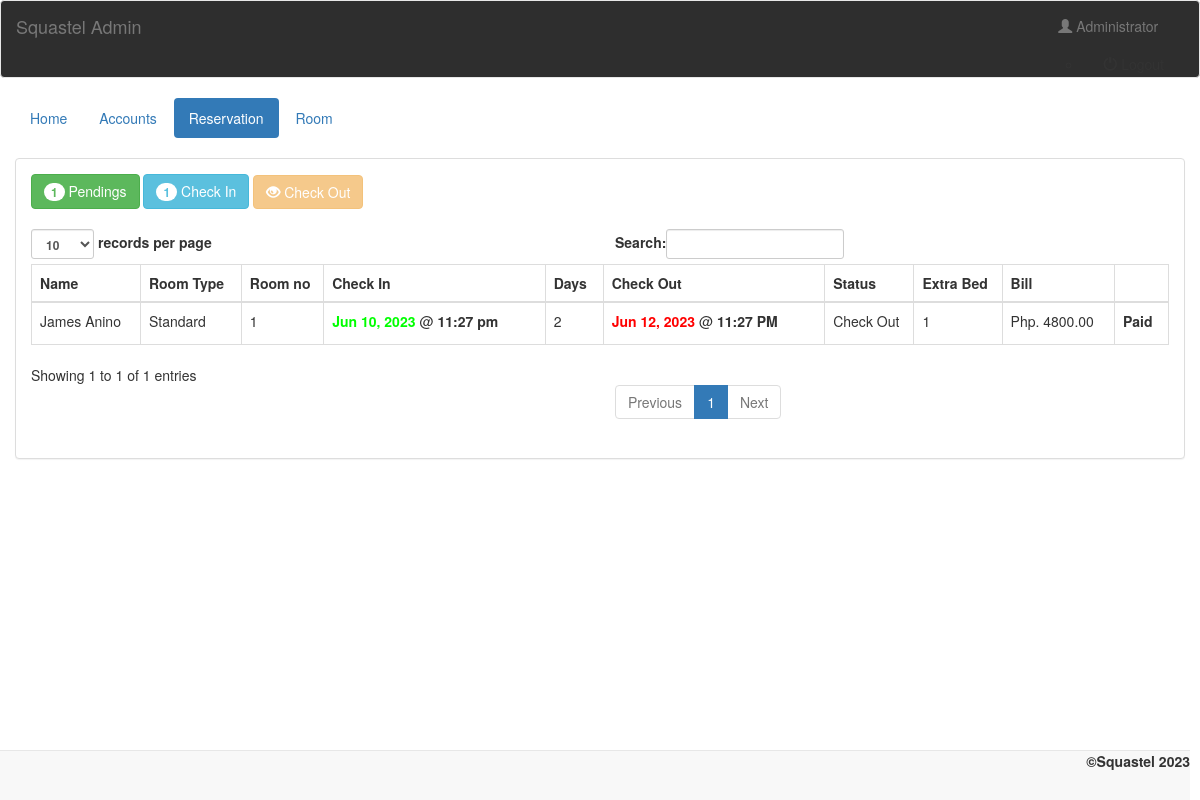
The page /admin/checkout.php (signed in) on the database its author committed.
### tables this page shows
CREATE TABLE `transaction` (
  `transaction_id` int(11) NOT NULL,
  `guest_id` int(11) NOT NULL,
  `room_id` int(11) NOT NULL,
  `room_no` int(5) NOT NULL,
  `extra_bed` int(11) NOT NULL,
  `status` varchar(20) NOT NULL,
  `days` int(2) NOT NULL,
  `checkin` date NOT NULL,
  `checkin_time` time NOT NULL,
  `checkout` date NOT NULL,
  `checkout_time` time NOT NULL,
  `bill` varchar(10) NOT NULL
);

CREATE TABLE `guest` (
  `guest_id` int(11) NOT NULL,
  `firstname` varchar(50) NOT NULL,
  `middlename` varchar(30) NOT NULL,
  `lastname` varchar(40) NOT NULL,
  `address` varchar(50) NOT NULL,
  `contactno` varchar(13) NOT NULL
);

CREATE TABLE `room` (
  `room_id` int(11) NOT NULL,
  `room_type` varchar(50) NOT NULL,
  `price` varchar(11) NOT NULL,
  `photo` varchar(100) NOT NULL
);

### admin/name.php (called while the page is built)
<?php
	require 'connect.php';
	$query = $conn->query("SELECT * FROM `admin` WHERE `admin_id` = '$_SESSION[admin_id]'") or die(mysqli_error());
	$fetch = $query->fetch_array();
	$name = $fetch['name'];
?>

### admin/checkout.php (the view, shortened to what this page needs)
<!DOCTYPE html>
<?php
	require 'name.php';
?>
<html lang = "en">
	<head>
		<link rel = "stylesheet" type = "text/css" href = "../css/bootstrap.css " />
		<link rel = "stylesheet" type = "text/css" href = "../css/style.css" />
	</head>
<body>
	<nav style = "background-color:rgba(46, 46, 46);" class = "navbar navbar-default">
		<div  class = "container-fluid">
			<div class = "navbar-header">
				<a class = "navbar-brand" >Squastel Admin</a>
			</div>
			<ul class = "nav navbar-nav pull-right ">
				<li class = "dropdown">
					<a class="dropdown-toggle" data-toggle="dropdown" role="button" aria-haspopup="true" aria-expanded="false"><i class = "glyphicon glyphicon-user"></i> <?php echo $name;?></a>
					<ul class="dropdown-menu">
						<li><a href="logout.php"><i class = "glyphicon glyphicon-off"></i> Logout</a></li>
					</ul>
				</li>
			</ul>
		</div>
	</nav>
	<div class = "container-fluid">
		<ul class = "nav nav-pills">
			<li><a href = "home.php">Home</a></li>
			<li><a href = "account.php">Accounts</a></li>
			<li class = "active"><a href = "reserve.php">Reservation</a></li>
			<li><a href = "room.php">Room</a></li>
		</ul>
	</div>
	<br />
	<div class = "container-fluid">
		<div class = "panel panel-default">
			<?php
				$q_p = $conn->query("SELECT COUNT(*) as total FROM `transaction` WHERE `status` = 'Pending'") or die(mysqli_error());
				$f_p = $q_p->fetch_array();
				$q_ci = $conn->query("SELECT COUNT(*) as total FROM `transaction` WHERE `status` = 'Check In'") or die(mysqli_error());
				$f_ci = $q_ci->fetch_array();
			?>
			<div class = "panel-body">
				<a class = "btn btn-success" href = "reserve.php"><span class = "badge"><?php echo $f_p['total']?></span> Pendings</a>
				<a class = "btn btn-info" href = "checkin.php"><span class = "badge"><?php echo $f_ci['total']?></span> Check In</a>
				<a class = "btn btn-warning disabled"><i class = "glyphicon glyphicon-eye-open"></i> Check Out</a>
				<br />
				<br />
				<table id = "table" class = "table table-bordered">
					<thead>
						<tr>
							<th>Name</th>
							<th>Room Type</th>
							<th>Room no</th>
							<th>Check In</th>
							<th>Days</th>
							<th>Check Out</th>
							<th>Status</th>
							<th>Extra Bed</th>
							<th>Bill</th>
							<th></th>
						</tr>
					</thead>
					<tbody>
						<?php
							$query = $conn->query("SELECT * FROM `transaction` NATURAL JOIN `guest` NATURAL JOIN `room` WHERE `status` = 'Check Out'") or die(mysqli_query());
							while($fetch = $query->fetch_array()){
						?>
						<tr>
							<td><?php echo $fetch['firstname']." ".$fetch['lastname']?></td>
							<td><?php echo $fetch['room_type']?></td>
							<td><?php echo $fetch['room_no']?></td>
							<td><?php echo "<label style = 'color:#00ff00;'>".date("M d, Y", strtotime($fetch['checkin']))."</label>"." @ "."<label>".date("h:i a", strtotime($fetch['checkin_time']))."</label>"?></td>
							<td><?php echo $fetch['days']?></td>
							<td><?php echo "<label style = 'color:#ff0000;'>".date("M d, Y", strtotime($fetch['checkin']."+".$fetch['days']."DAYS"))."</label>"." @ "."<label>".date("h:i A", strtotime($fetch['checkout_time']))."</label>"?></td>
							<td><?php echo $fetch['status']?></td>
							<td><?php if($fetch['extra_bed'] == "0"){ echo "None";}else{echo $fetch['extra_bed'];}?></td>
							<td><?php echo "Php. ".$fetch['bill'].".00"?></td>
							<td><label class = "">Paid</label></td>
						</tr>
						<?php
							}
						?>
					</tbody>
				</table>
			</div>
		</div>
	</div>
	<br />
	<br />
	<div style = "text-align:right; margin-right:10px;" class = "navbar navbar-default navbar-fixed-bottom">
	<label>&copy;Squastel 2023 </label>
	</div>
</body>
</html>

### rows shown on the page
transaction: guest.firstname "James", guest.lastname "Anino", room.room_type "Standard", room_no "1", checkin "Jun 10, 2023", checkin_time "11:27 pm", days "2", checkin+days "Jun 12, 2023", checkout_time "11:27 PM", status "Check Out", extra_bed "1", bill "4800"

### other values the page prints
$name "Administrator"
$f_p['total'] "1"
$f_ci['total'] "1"
